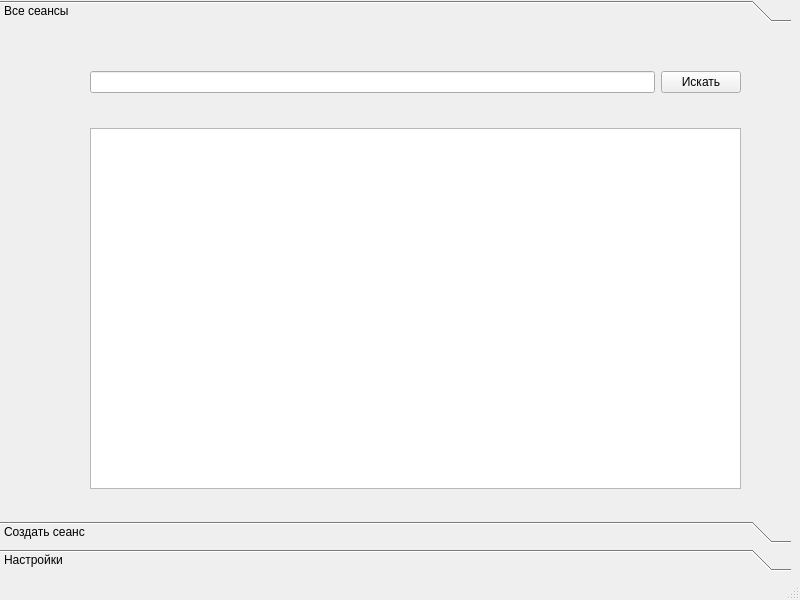
<?xml version="1.0" encoding="UTF-8"?>
<ui version="4.0">
 <class>MainWindow</class>
 <widget class="QMainWindow" name="MainWindow">
  <property name="geometry">
   <rect>
    <x>0</x>
    <y>0</y>
    <width>800</width>
    <height>600</height>
   </rect>
  </property>
  <property name="windowTitle">
   <string>MainWindow</string>
  </property>
  <widget class="QWidget" name="centralwidget">
   <widget class="QToolBox" name="toolBox">
    <property name="geometry">
     <rect>
      <x>0</x>
      <y>0</y>
      <width>791</width>
      <height>571</height>
     </rect>
    </property>
    <property name="currentIndex">
     <number>0</number>
    </property>
    <widget class="QWidget" name="films">
     <property name="geometry">
      <rect>
       <x>0</x>
       <y>0</y>
       <width>791</width>
       <height>469</height>
      </rect>
     </property>
     <attribute name="label">
      <string>Все сеансы</string>
     </attribute>
     <widget class="QTableView" name="films_table">
      <property name="geometry">
       <rect>
        <x>90</x>
        <y>100</y>
        <width>651</width>
        <height>361</height>
       </rect>
      </property>
     </widget>
     <widget class="QWidget" name="horizontalLayoutWidget">
      <property name="geometry">
       <rect>
        <x>90</x>
        <y>9</y>
        <width>651</width>
        <height>90</height>
       </rect>
      </property>
      <layout class="QHBoxLayout" name="horizontalLayout">
       <item>
        <widget class="QLineEdit" name="title_input"/>
       </item>
       <item>
        <widget class="QPushButton" name="find_b">
         <property name="text">
          <string>Искать</string>
         </property>
        </widget>
       </item>
      </layout>
     </widget>
    </widget>
    <widget class="QWidget" name="create_film">
     <attribute name="label">
      <string>Создать сеанс</string>
     </attribute>
     <widget class="QWidget" name="gridLayoutWidget">
      <property name="geometry">
       <rect>
        <x>130</x>
        <y>80</y>
        <width>561</width>
        <height>231</height>
       </rect>
      </property>
      <layout class="QGridLayout" name="gridLayout">
       <item row="2" column="1">
        <widget class="QDateTimeEdit" name="date_inp"/>
       </item>
       <item row="2" column="0">
        <widget class="QLabel" name="label_3">
         <property name="text">
          <string>Дата и время сеанса</string>
         </property>
        </widget>
       </item>
       <item row="1" column="1">
        <widget class="QSpinBox" name="niminum_age_sb"/>
       </item>
       <item row="1" column="0">
        <widget class="QLabel" name="label_2">
         <property name="text">
          <string>Возрастное ограничение</string>
         </property>
        </widget>
       </item>
       <item row="4" column="0" colspan="2">
        <widget class="QPushButton" name="create_b">
         <property name="text">
          <string>PushButton</string>
         </property>
        </widget>
       </item>
       <item row="0" column="0">
        <widget class="QLabel" name="label">
         <property name="text">
          <string>Название</string>
         </property>
        </widget>
       </item>
       <item row="0" column="1">
        <widget class="QLineEdit" name="title_inp"/>
       </item>
       <item row="3" column="0">
        <widget class="QLabel" name="label_4">
         <property name="text">
          <string>Продолжительность сеанса</string>
         </property>
        </widget>
       </item>
       <item row="3" column="1">
        <widget class="QLineEdit" name="length_inp"/>
       </item>
      </layout>
     </widget>
    </widget>
    <widget class="QWidget" name="settings">
     <property name="geometry">
      <rect>
       <x>0</x>
       <y>0</y>
       <width>791</width>
       <height>469</height>
      </rect>
     </property>
     <attribute name="label">
      <string>Настройки</string>
     </attribute>
     <widget class="QPushButton" name="log_out_b">
      <property name="geometry">
       <rect>
        <x>130</x>
        <y>260</y>
        <width>351</width>
        <height>151</height>
       </rect>
      </property>
      <property name="text">
       <string>Выйти</string>
      </property>
     </widget>
     <widget class="QWidget" name="gridLayoutWidget_2">
      <property name="geometry">
       <rect>
        <x>130</x>
        <y>20</y>
        <width>341</width>
        <height>181</height>
       </rect>
      </property>
      <layout class="QGridLayout" name="gridLayout_2">
       <item row="2" column="1">
        <widget class="QLineEdit" name="password_inp"/>
       </item>
       <item row="0" column="1">
        <widget class="QLineEdit" name="name_inp"/>
       </item>
       <item row="1" column="1">
        <widget class="QLineEdit" name="surname_inp"/>
       </item>
       <item row="0" column="0">
        <widget class="QLabel" name="label_5">
         <property name="text">
          <string>Имя</string>
         </property>
        </widget>
       </item>
       <item row="1" column="0">
        <widget class="QLabel" name="label_6">
         <property name="text">
          <string>Фамилия</string>
         </property>
        </widget>
       </item>
       <item row="2" column="0">
        <widget class="QLabel" name="label_7">
         <property name="text">
          <string>Пароль</string>
         </property>
        </widget>
       </item>
      </layout>
     </widget>
    </widget>
   </widget>
  </widget>
  <widget class="QStatusBar" name="statusbar"/>
 </widget>
 <resources/>
 <connections/>
</ui>
